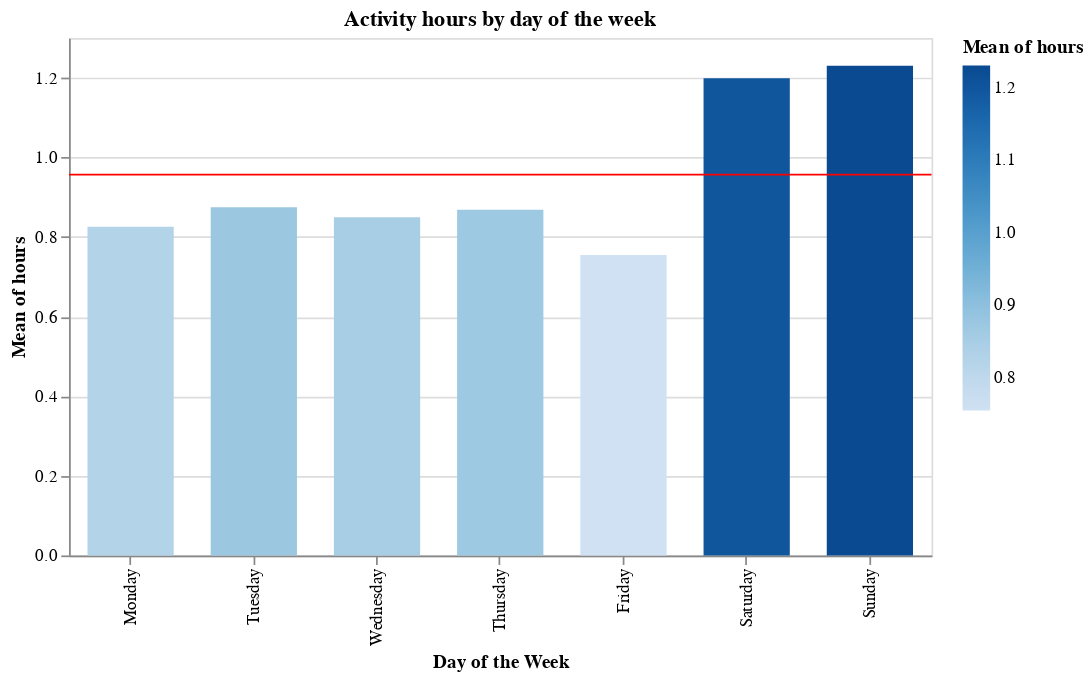

Notebook code for this chart:
### Markdown cell above
# Average hours of training during the week by day

### Code cell
days = ['Monday','Tuesday','Wednesday','Thursday','Friday','Saturday','Sunday']

bar = alt.Chart(df).mark_bar(size=50).encode(
    x=alt.X('day_of_week', sort=days, axis=alt.Axis(title='Day of the Week')),
    y='mean(hours)',
    color='mean(hours):Q'
)

rule = alt.Chart(df).mark_rule(color='red').encode(
    y='mean(hours):Q'
)

(bar + rule).properties(
    width=500,
    title='Activity hours by day of the week'
)

### Figure 1 — Vega-Lite specification as saved in the notebook (floating-point values rounded to 4 significant figures; data arrays with more than 128 entries replaced by an {"elided": "..."} marker saying what was removed)
{"config": {"view": {"continuousWidth": 400, "continuousHeight": 300}}, "layer": [{"mark": {"type": "bar", "size": 50}, "encoding": {"color": {"type": "quantitative", "aggregate": "mean", "field": "hours"}, "x": {"type": "nominal", "axis": {"title": "Day of the Week"}, "field": "day_of_week", "sort": ["Monday", "Tuesday", "Wednesday", "Thursday", "Friday", "Saturday", "Sunday"]}, "y": {"type": "quantitative", "aggregate": "mean", "field": "hours"}}}, {"mark": {"type": "rule", "color": "red"}, "encoding": {"y": {"type": "quantitative", "aggregate": "mean", "field": "hours"}}}], "data": {"name": "data-2b07e2f27fc1e4f8d11b0eee55302cab"}, "title": "Activity hours by day of the week", "width": 500, "$schema": "https://vega.github.io/schema/vega-lite/v4.8.1.json", "datasets": {"data-2b07e2f27fc1e4f8d11b0eee55302cab": {"elided": "313 records"}}}
